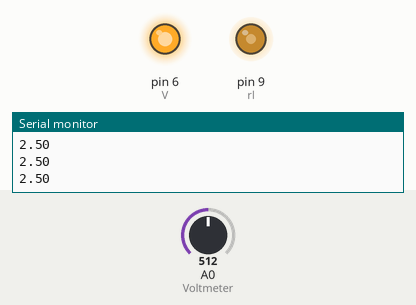
A sketch run on a simulated Arduino Uno, built with avr-gcc and run on an emulated ATmega328P. Parts: output pins drawn as LEDs (lit = HIGH), the last lines printed to the serial monitor. The test bench sets the inputs (shaded band); at power-on: A0 (Voltmeter) = 512.

Above: at 1.2 s.
1.3 s: A0 (Voltmeter) set to 716
At 1.6 s:
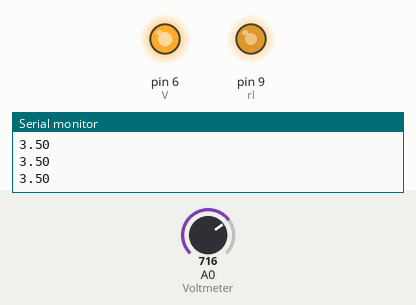
2.8 s: A0 (Voltmeter) set to 900
At 3.8 s:
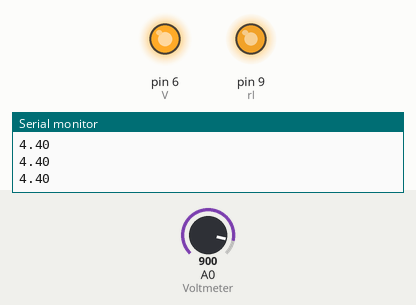
4.3 s: A0 (Voltmeter) set to 122
At 4.9 s:
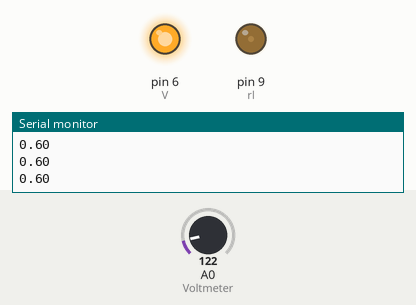
5.8 s: A0 (Voltmeter) set to 0
At 6.2 s:
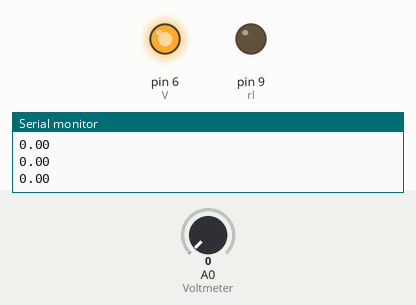
7.3 s: A0 (Voltmeter) set to 511
At 8.4 s:
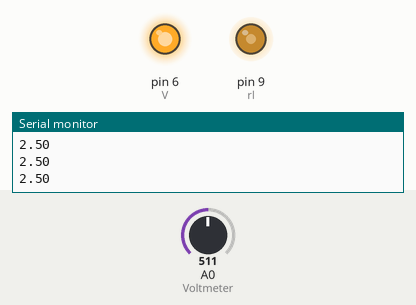
Timing chart, 0 to 9.8 s (numbered marks = the images above; inputs shaded):
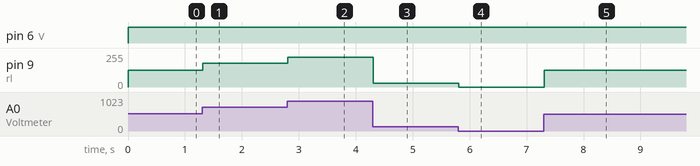

The sketch:

Conditional.ino
```cpp
int Voltmeter=A0;
int readval;
float V0;
int V=6;
int delayt=75;
int p=255;
int rl=9;
float VLED;
void setup() {
  // put your setup code here, to run once:
  pinMode(Voltmeter, INPUT);
  pinMode(V,OUTPUT);
  pinMode(rl, OUTPUT);
  Serial.begin(9600);
}

void loop() {
  analogWrite(V, p);
  readval=analogRead(Voltmeter);
  V0=(5./1023.)*readval;
  Serial.println(V0);
  VLED=readval*(255./1023.);
  analogWrite(rl, VLED);


}
```

Measured:
- after the input at 1.3 s, pin 9 (rl): 127/255 → 178/255 at once
- after the input at 2.8 s, pin 9 (rl): 178/255 → 224/255 at once
- after the input at 4.3 s, pin 9 (rl): 224/255 → 30/255 at once
- after the input at 5.8 s, pin 9 (rl): 30/255 → 0/255 at once
- after the input at 7.3 s, pin 9 (rl): 0/255 → 127/255 at once
